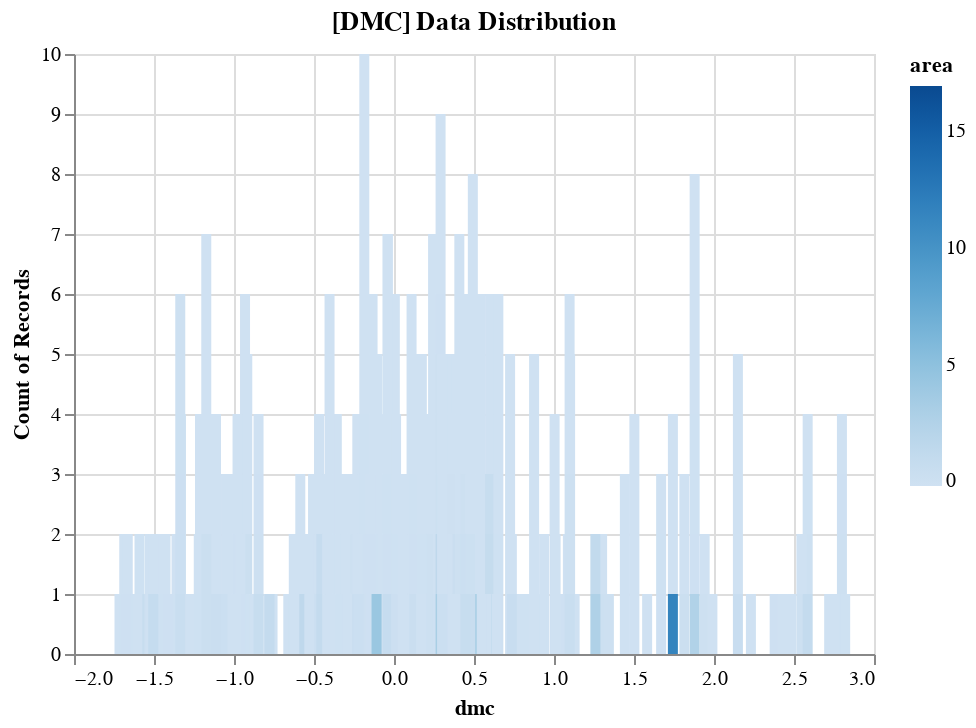

This figure's notebook cell:
### Code cell
lab.eda.histogram(rawScaled, 'dmc', {'encode': {'color': 'area'}})

### Figure 1 — Vega-Lite specification as saved in the notebook (floating-point values rounded to 4 significant figures; data arrays with more than 128 entries replaced by an {"elided": "..."} marker saying what was removed)
{"config": {"view": {"continuousWidth": 400, "continuousHeight": 300}}, "data": {"name": "data-a12f0fede4e86cdd50166d419d9926b2"}, "mark": "bar", "encoding": {"color": {"field": "area", "type": "quantitative"}, "x": {"field": "dmc", "type": "quantitative"}, "y": {"aggregate": "count", "type": "quantitative"}}, "title": "[DMC] Data Distribution", "$schema": "https://vega.github.io/schema/vega-lite/v4.17.0.json", "datasets": {"data-a12f0fede4e86cdd50166d419d9926b2": {"elided": "517 records"}}}
